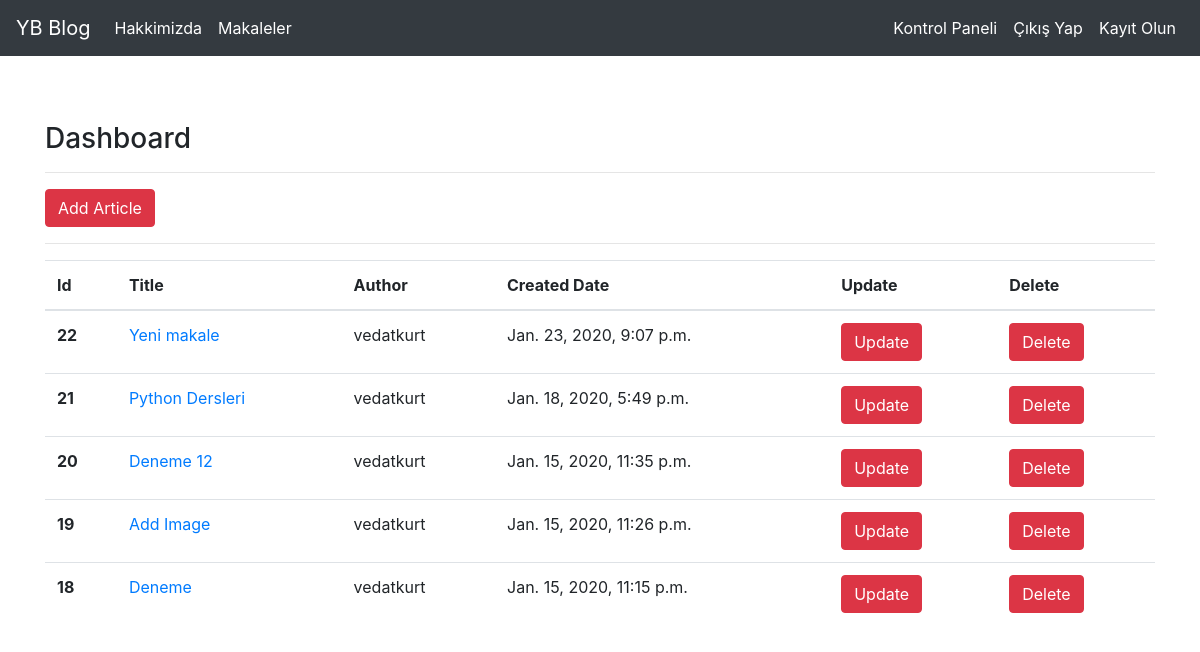
Page /article/dashboard/ (signed in) on the committed database.
### article/models.py (models this page shows, shortened)
class Article(models.Model):
    author = models.ForeignKey("auth.User",on_delete=models.CASCADE, verbose_name="Autor Name")
    title = models.CharField(max_length=50, verbose_name="Article Title")
    content = RichTextField()
    created_date = models.DateTimeField(auto_now_add=True, verbose_name="Article Create Date")
    status = models.CharField(default="d", max_length=1, choices=STATUS_CHOICES)
    article_image = models.FileField(blank = True,null = True,verbose_name="Add Image")
    class Meta:
        ordering = ['-created_date']

### article/views.py (the view)
# urls.py: path('dashboard/', views.dashboard, name = "dashboard"),
@login_required(login_url = "user:login")
def dashboard(request):
    articles = Article.objects.filter(author = request.user)
    context = {
        "articles":articles
        }
    return render(request, "article/dashboard.html",context=context)

### templates/article/dashboard.html (shortened to what this page needs)
{% extends "layout.html" %}
{% block block_body %}
<h3>Dashboard</h3>
<hr>
<a class="btn btn-danger" href="/article/add">Add Article</a>
<hr>
{% if articles %}
    <table class="table">
        <tr>
            <th scope="col">Id</th>
            <th scope="col">Title</th>
            <th scope="col">Author</th>
            <th scope="col">Created Date</th>
            <th scope="col">Update</th>
            <th scope="col">Delete</th>
        </tr>
        <tbody>
            {% for article in articles %}
            <tr>
                <th scope="row">{{article.id}} </th>
                <td><a href="/article/detail/{{article.id}}">{{article.title}}</a></td>
                <td>{{article.author.username }}</td>
                <td>{{article.created_date }}</td>
                <td><a href="/article/update/{{article.id}}" class="btn btn-danger">Update</a></td>
                <td><a href="/article/delete/{{article.id}}" class="btn btn-danger">Delete</a></td>
            </tr>
            {% endfor %}
        </tbody>
    </table>
{% else %}
    <div class="alert alert-danger">
        There is no articles found!
    </div>
{% endif %}
{% endblock block_body %}

### rows in the picture
Article: id "22", title "Yeni makale", author.username "vedatkurt", created_date "Jan. 23, 2020, 9:07 p.m."
Article: id "21", title "Python Dersleri", author.username "vedatkurt", created_date "Jan. 18, 2020, 5:49 p.m."
Article: id "20", title "Deneme 12", author.username "vedatkurt", created_date "Jan. 15, 2020, 11:35 p.m."
Article: id "19", title "Add Image", author.username "vedatkurt", created_date "Jan. 15, 2020, 11:26 p.m."
Article: id "18", title "Deneme", author.username "vedatkurt", created_date "Jan. 15, 2020, 11:15 p.m."
